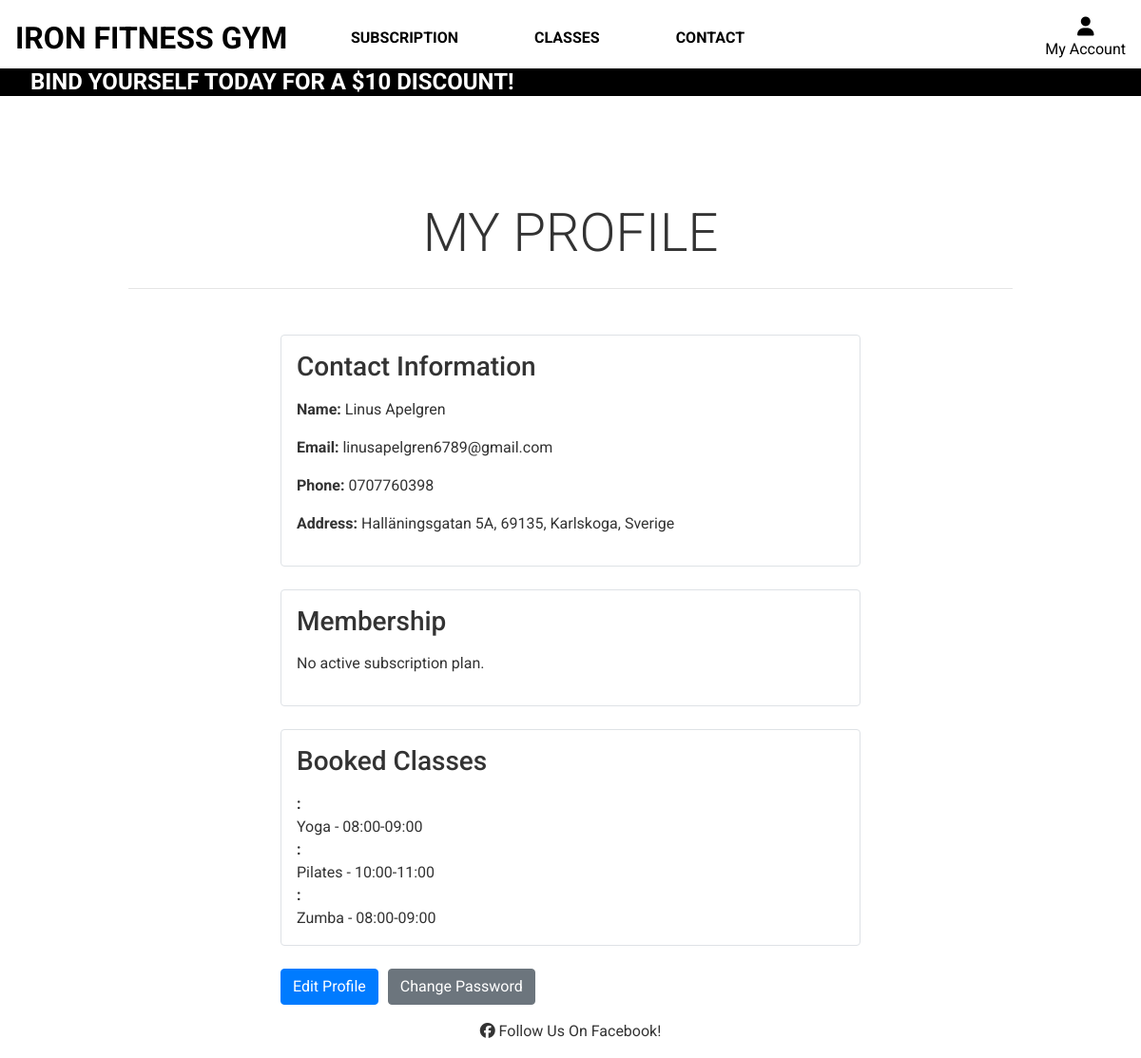
Page /users/profile/ (signed in) on the earlier database version.
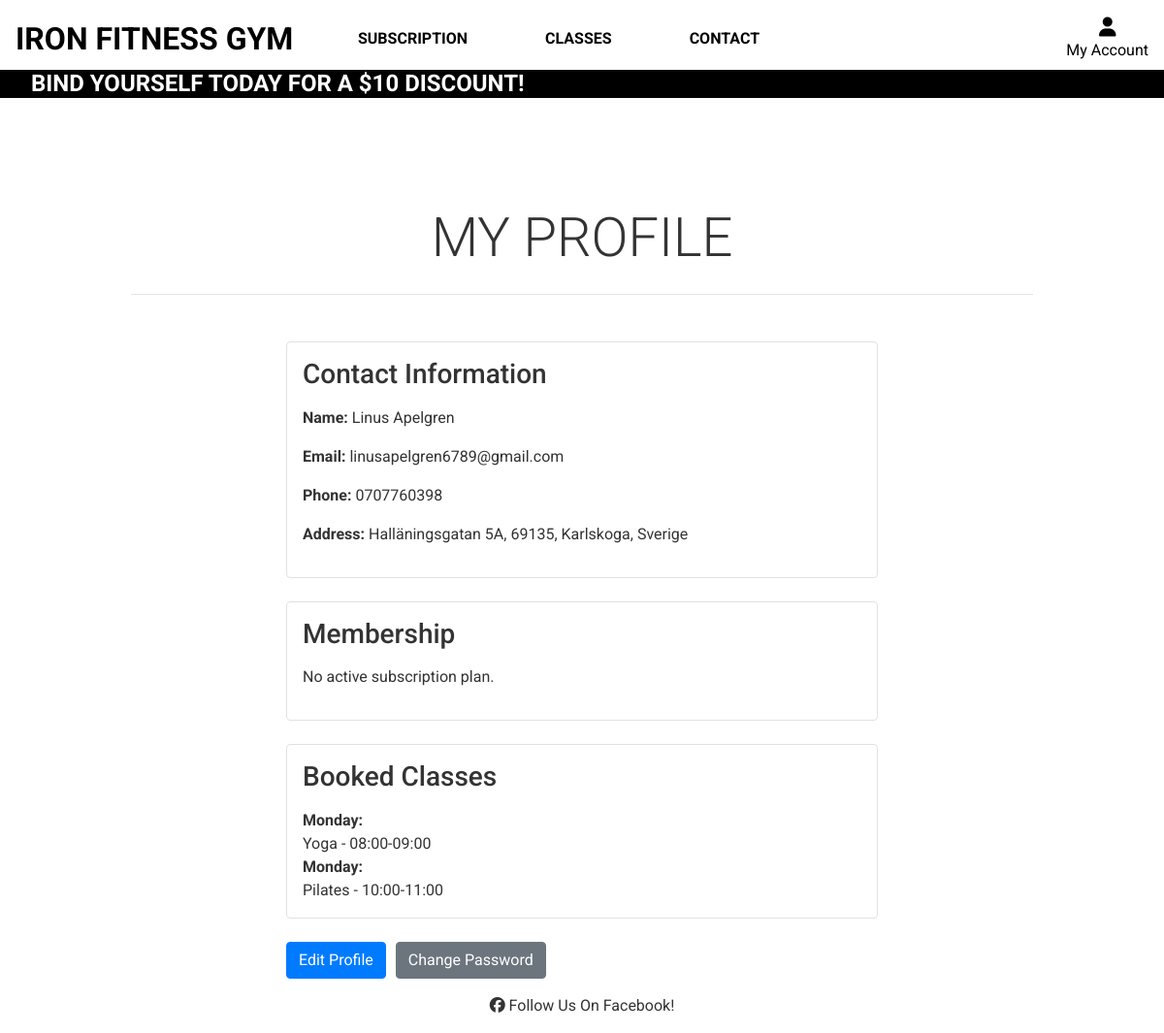
Same page on the later database version.
### users/models.py (models this page shows, shortened)
class UserProfile(models.Model):
    user = models.OneToOneField(User, on_delete=models.CASCADE)
    phone_number = models.CharField(max_length=15, blank=True)
    gym_visits = models.IntegerField(default=0)
    street_address = models.CharField(max_length=255, blank=True, null=True)
    city = models.CharField(max_length=100, blank=True, null=True)
    postal_code = models.CharField(max_length=20, blank=True, null=True)
    country = models.CharField(max_length=100, blank=True, null=True)
    subscription_plan = models.ForeignKey(
        SubscriptionPlan,
        null=True, blank=True,
        on_delete=models.SET_NULL
    )
    subscription_start_date = models.DateTimeField(null=True, blank=True)
    booked_classes = models.ManyToManyField(Booking, blank=True)

### classes/models.py (models this page shows, shortened)
class Booking(models.Model):
    visitor_name = models.CharField(max_length=100)
    visitor_email = models.EmailField()
    visitor_phone = models.CharField(max_length=50)
    fitness_class = models.CharField(max_length=50)
    class_day = models.CharField(max_length=9)  # For example, 'Monday'
    class_time = models.CharField(max_length=50)  # Format "HH:MM-HH:MM"
    user = models.ForeignKey(
        User, on_delete=models.CASCADE, related_name="booked_classes"
    )

### users/views.py (the view)
# urls.py: path("profile/", login_required(profile_view), name="profile_view"),
@login_required
def profile_view(request):
    user_profile = UserProfile.objects.filter(user=request.user).first()
    if user_profile is None:
        return render(
            request, "users/profile.html", {"error": "User profile not found."}
        )
    booked_classes = user_profile.booked_classes.all()
    context = {
        'user_profile': user_profile,
        'booked_classes': booked_classes
    }
    return render(request, "users/profile.html", context)

### users/templates/users/profile.html (shortened to what this page needs)
{% extends "base.html" %}
{% load static %}
{% block page_header %}
    <div class="container header-container">
    </div>
{% endblock %}
{% block content %}
<div class="d-flex flex-column min-vh-100">
    <div class="flex-grow-1">
        <div class="container-fluid">
            <div class="container mt-5">
                <div class="row mb-4">
                    <div class="col text-center">
                        <h2 class="display-4 logo-font">My Profile</h2>
                        <hr class="my-4">
                    </div>
                </div>
                <div class="row">
                    <div class="col-12 col-md-8 offset-md-2">
                        <div class="contact-info mb-4 p-3 border rounded">
                            <h3 class="mb-3">Contact Information</h3>
                            <p><strong>Name:</strong> {{ user_profile.user.first_name }} {{ user_profile.user.last_name }}</p>
                            <p><strong>Email:</strong> {{ user_profile.user.email }}</p>
                            <p><strong>Phone:</strong> {{ user_profile.phone_number }}</p>
                            <p><strong>Address:</strong> {{ user_profile.street_address }}, {{ user_profile.postal_code }}, {{ user_profile.city }}, {{ user_profile.country }}</p>
                        </div>
                        <div class="membership mb-4 p-3 border rounded position-relative">
                            <h3 class="mb-3">Membership</h3>
                            {% if user_profile.subscription_plan %}
                                <p><strong>Plan:</strong> {{ user_profile.subscription_plan.name }}</p>
                                <p><strong>Price:</strong> ${{ user_profile.subscription_plan.price }}</p>
                                <img src="{{ user_profile.subscription_plan.image.url }}" alt="Subscription Plan Image" class="img-fluid" style="max-width: 400px;">
                                <a href="{% url 'manage_subscription' %}" class="btn btn-danger position-absolute" style="top: 10px; right: 10px;">Manage</a>
                            {% else %}
                                <p>No active subscription plan.</p>
                            {% endif %}
                        </div>
                        <div class="booked-classes mb-4 p-3 border rounded">
                            <h3 class="mb-3">Booked Classes</h3>
                            {% if booked_classes %}
                                <ul class="list-group">
                                    {% for booking in booked_classes %}
                                        <strong>{{ booking.class_day }}:</strong> {{ booking.class_time }}
                                    {% endfor %}
                                </ul>
                            {% else %}
                                <p>No classes booked yet.</p>
                            {% endif %}
                        </div>
                        <div class="text-center">
                            <div class="profile-actions d-flex" style="gap: 10px;">
                                <a href="{% url 'profile_edit' %}" class="btn btn-primary">Edit Profile</a>
                                <a href="{% url 'account_change_password' %}" class="btn btn-secondary">Change Password</a>
                            </div>
                        </div>
                    </div>
                </div>
            </div>
        </div>
    </div>
</div>
{% endblock %}

### templates/allauth/base.html (shortened to what this page needs)
{% load static %}
<!doctype html>
<html lang="en">
<head>
    {% block corecss %}
        <link rel="stylesheet" href="https://cdn.jsdelivr.net/npm/bootstrap@4.6.2/dist/css/bootstrap.min.css">
        <link rel="stylesheet" href="{% static 'css/base.css' %}">
    {% endblock %}
</head>
<body>
    <header class="container-fluid fixed-top" id="header">
        <div id="topnav" class="row bg-white pt-lg-2 d-none d-lg-flex align-items-center">
            <div class="col-12 col-lg-4 d-flex justify-content-center justify-content-lg-start">
                <a href="{% url 'home' %}" class="nav-link main-logo-link">
                    <h2 class="logo-font text-black mb-0"><strong>Iron Fitness Gym</strong></h2>
                </a>
            </div>
            <div class="col-12 col-lg-4 d-flex justify-content-center">
                <a class="logo-font font-weight-bold nav-link text-black mr-5" href="{% url 'plans' %}" id="plans-link-main">
                    Subscription
                </a>
                <a class="logo-font font-weight-bold nav-link text-black mr-5" href="{% url 'book_class' %}" id="classes-link-main">
                    Classes
                </a>
                <a class="logo-font font-weight-bold nav-link text-black mr-5" href="{% url 'contact_us' %}" id="contact-link-main">
                    Contact
                </a>
            </div>
            <div class="col-12 col-lg-4 d-flex justify-content-center justify-content-lg-end">
                <ul class="list-inline list-unstyled mb-0">
                    <li class="list-inline-item dropdown">
                        <a class="text-black nav-link" href="#" id="user-options" data-toggle="dropdown" aria-haspopup="true" aria-expanded="false">
                            <div class="text-center">
                                <div><i class="fas fa-user fa-lg"></i></div>
                                <p class="mb-0">My Account</p>
                            </div>
                        </a>
                    </li>
                </ul>
            </div>
        </div>
        <div class="banner-container">
            <div class="scroll">
                <div class="LeftToRight">
                    <h4 class="logo-font text-white">Bind yourself today for a $10 discount!</h4>
                </div>
            </div>
        </div>
    </header>
    {% block page_header %}{% endblock %}
    {% block content %}{% endblock %}
    {% block footer %}
        <footer class="footer bg-white py-3">
            <div class="container text-center">
                <i class="fa-brands fa-facebook"></i>
                <a href="https://www.facebook.com/profile.php?id=61563419735905" target="_blank">Follow Us On Facebook!</a>
            </div>
        </footer>
    {% endblock %}
  </body>
</html>

### static/css/base.css (style rules this page uses)
html { height: 100%; }
body { font-family: 'Roboto', sans-serif; height: calc(100vh - 184px); color: #333; font-family: Roboto; background-color: white; overflow-x: hidden; }
.logo-font { text-transform: uppercase; }
.main-logo-link { width: fit-content; }
.text-black { color: #000 !important; }
footer a { text-decoration: none; color: inherit; }
.banner-container { overflow: hidden; background-color: #000; }
.scroll { white-space: nowrap; margin: 0 2em; }
.scroll div { display: flex; gap: 2em; }
.scroll h4 { color: white; font-weight: bold; margin-bottom: 0; }
.LeftToRight { animation: LeftToRight 10s infinite linear; }
.container-fluid { padding: 0; }
@media (min-width: 1200px) { .container { max-width: 80%; } }
@media (min-width: 992px) { .header-container { padding-top: 164px; } }

Differences in the rows shown:
removed Booking: class_time "Yoga - 08:00-09:00"
removed Booking: class_time "Pilates - 10:00-11:00"
removed Booking: class_time "Zumba - 08:00-09:00"
added Booking: class_day "Monday", class_time "Yoga - 08:00-09:00"
added Booking: class_day "Monday", class_time "Pilates - 10:00-11:00"
